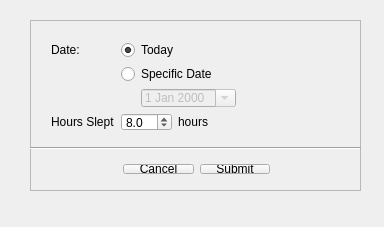
<?xml version="1.0" encoding="UTF-8"?>
<ui version="4.0">
 <class>SleepAmountDataUI</class>
 <widget class="QMainWindow" name="SleepAmountDataUI">
  <property name="geometry">
   <rect>
    <x>0</x>
    <y>0</y>
    <width>384</width>
    <height>227</height>
   </rect>
  </property>
  <property name="sizePolicy">
   <sizepolicy hsizetype="Fixed" vsizetype="Fixed">
    <horstretch>0</horstretch>
    <verstretch>0</verstretch>
   </sizepolicy>
  </property>
  <property name="minimumSize">
   <size>
    <width>384</width>
    <height>227</height>
   </size>
  </property>
  <property name="maximumSize">
   <size>
    <width>384</width>
    <height>227</height>
   </size>
  </property>
  <property name="windowTitle">
   <string>Enter Pulse Rate Data</string>
  </property>
  <widget class="QWidget" name="centralWidget">
   <widget class="QFrame" name="frame">
    <property name="geometry">
     <rect>
      <x>30</x>
      <y>20</y>
      <width>331</width>
      <height>171</height>
     </rect>
    </property>
    <property name="frameShape">
     <enum>QFrame::StyledPanel</enum>
    </property>
    <property name="frameShadow">
     <enum>QFrame::Raised</enum>
    </property>
    <widget class="QWidget" name="formLayoutWidget">
     <property name="geometry">
      <rect>
       <x>10</x>
       <y>10</y>
       <width>311</width>
       <height>112</height>
      </rect>
     </property>
     <layout class="QFormLayout" name="formLayout">
      <property name="fieldGrowthPolicy">
       <enum>QFormLayout::FieldsStayAtSizeHint</enum>
      </property>
      <item row="0" column="0">
       <widget class="QLabel" name="label">
        <property name="text">
         <string>Date:</string>
        </property>
       </widget>
      </item>
      <item row="0" column="1">
       <widget class="QRadioButton" name="radioToday">
        <property name="text">
         <string>Today</string>
        </property>
        <property name="checked">
         <bool>true</bool>
        </property>
       </widget>
      </item>
      <item row="1" column="1">
       <widget class="QRadioButton" name="radioDateSelect">
        <property name="text">
         <string>Specific Date</string>
        </property>
       </widget>
      </item>
      <item row="2" column="1">
       <layout class="QHBoxLayout" name="horizontalLayout_3">
        <item>
         <spacer name="horizontalSpacer">
          <property name="orientation">
           <enum>Qt::Horizontal</enum>
          </property>
          <property name="sizeType">
           <enum>QSizePolicy::Fixed</enum>
          </property>
          <property name="sizeHint" stdset="0">
           <size>
            <width>20</width>
            <height>20</height>
           </size>
          </property>
         </spacer>
        </item>
        <item>
         <widget class="QDateEdit" name="dateSelect">
          <property name="enabled">
           <bool>false</bool>
          </property>
          <property name="calendarPopup">
           <bool>true</bool>
          </property>
         </widget>
        </item>
       </layout>
      </item>
      <item row="3" column="0">
       <widget class="QLabel" name="label_2">
        <property name="text">
         <string>Hours Slept</string>
        </property>
       </widget>
      </item>
      <item row="3" column="1">
       <layout class="QHBoxLayout" name="horizontalLayout_2">
        <item>
         <widget class="QDoubleSpinBox" name="spinSleepAmount">
          <property name="decimals">
           <number>1</number>
          </property>
          <property name="maximum">
           <double>24.000000000000000</double>
          </property>
          <property name="singleStep">
           <double>0.500000000000000</double>
          </property>
          <property name="value">
           <double>8.000000000000000</double>
          </property>
         </widget>
        </item>
        <item>
         <widget class="QLabel" name="label_3">
          <property name="text">
           <string>hours</string>
          </property>
         </widget>
        </item>
       </layout>
      </item>
     </layout>
    </widget>
    <widget class="Line" name="line_2">
     <property name="geometry">
      <rect>
       <x>0</x>
       <y>120</y>
       <width>331</width>
       <height>16</height>
      </rect>
     </property>
     <property name="orientation">
      <enum>Qt::Horizontal</enum>
     </property>
    </widget>
    <widget class="QWidget" name="layoutWidget">
     <property name="geometry">
      <rect>
       <x>82</x>
       <y>133</y>
       <width>169</width>
       <height>32</height>
      </rect>
     </property>
     <layout class="QHBoxLayout" name="horizontalLayout">
      <item>
       <widget class="QPushButton" name="buttonCancel">
        <property name="text">
         <string>Cancel</string>
        </property>
       </widget>
      </item>
      <item>
       <widget class="QPushButton" name="buttonSubmit">
        <property name="text">
         <string>Submit</string>
        </property>
       </widget>
      </item>
     </layout>
    </widget>
   </widget>
  </widget>
  <widget class="QMenuBar" name="menuBar">
   <property name="geometry">
    <rect>
     <x>0</x>
     <y>0</y>
     <width>384</width>
     <height>22</height>
    </rect>
   </property>
  </widget>
 </widget>
 <layoutdefault spacing="6" margin="11"/>
 <resources/>
 <connections>
  <connection>
   <sender>radioDateSelect</sender>
   <signal>toggled(bool)</signal>
   <receiver>dateSelect</receiver>
   <slot>setEnabled(bool)</slot>
   <hints>
    <hint type="sourcelabel">
     <x>233</x>
     <y>74</y>
    </hint>
    <hint type="destinationlabel">
     <x>237</x>
     <y>102</y>
    </hint>
   </hints>
  </connection>
  <connection>
   <sender>buttonSubmit</sender>
   <signal>clicked()</signal>
   <receiver>SleepAmountDataUI</receiver>
   <slot>submitData()</slot>
   <hints>
    <hint type="sourcelabel">
     <x>192</x>
     <y>190</y>
    </hint>
    <hint type="destinationlabel">
     <x>199</x>
     <y>153</y>
    </hint>
   </hints>
  </connection>
  <connection>
   <sender>buttonCancel</sender>
   <signal>clicked()</signal>
   <receiver>SleepAmountDataUI</receiver>
   <slot>cancel()</slot>
   <hints>
    <hint type="sourcelabel">
     <x>152</x>
     <y>190</y>
    </hint>
    <hint type="destinationlabel">
     <x>199</x>
     <y>126</y>
    </hint>
   </hints>
  </connection>
 </connections>
 <slots>
  <slot>submitData()</slot>
  <slot>cancel()</slot>
 </slots>
</ui>
